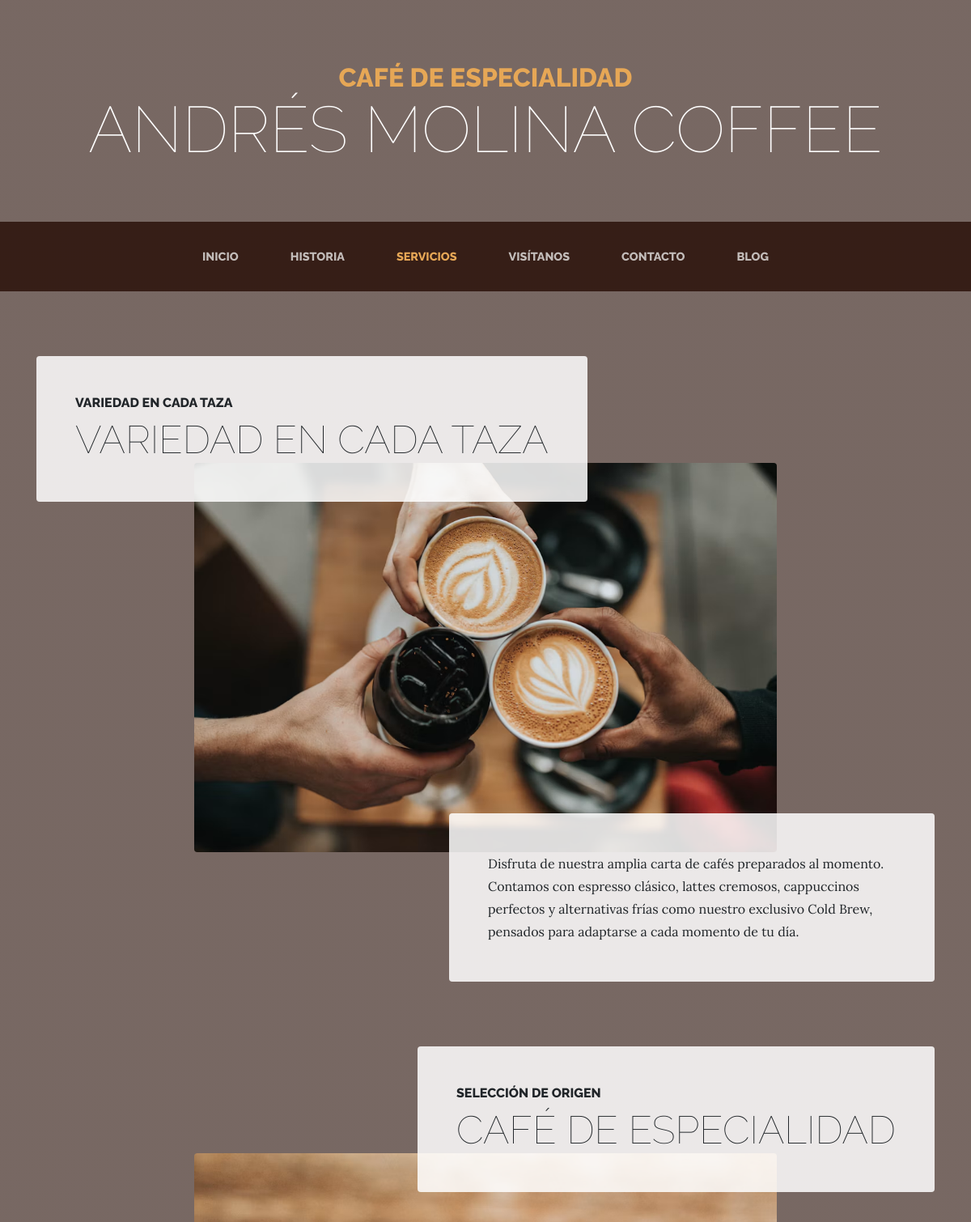
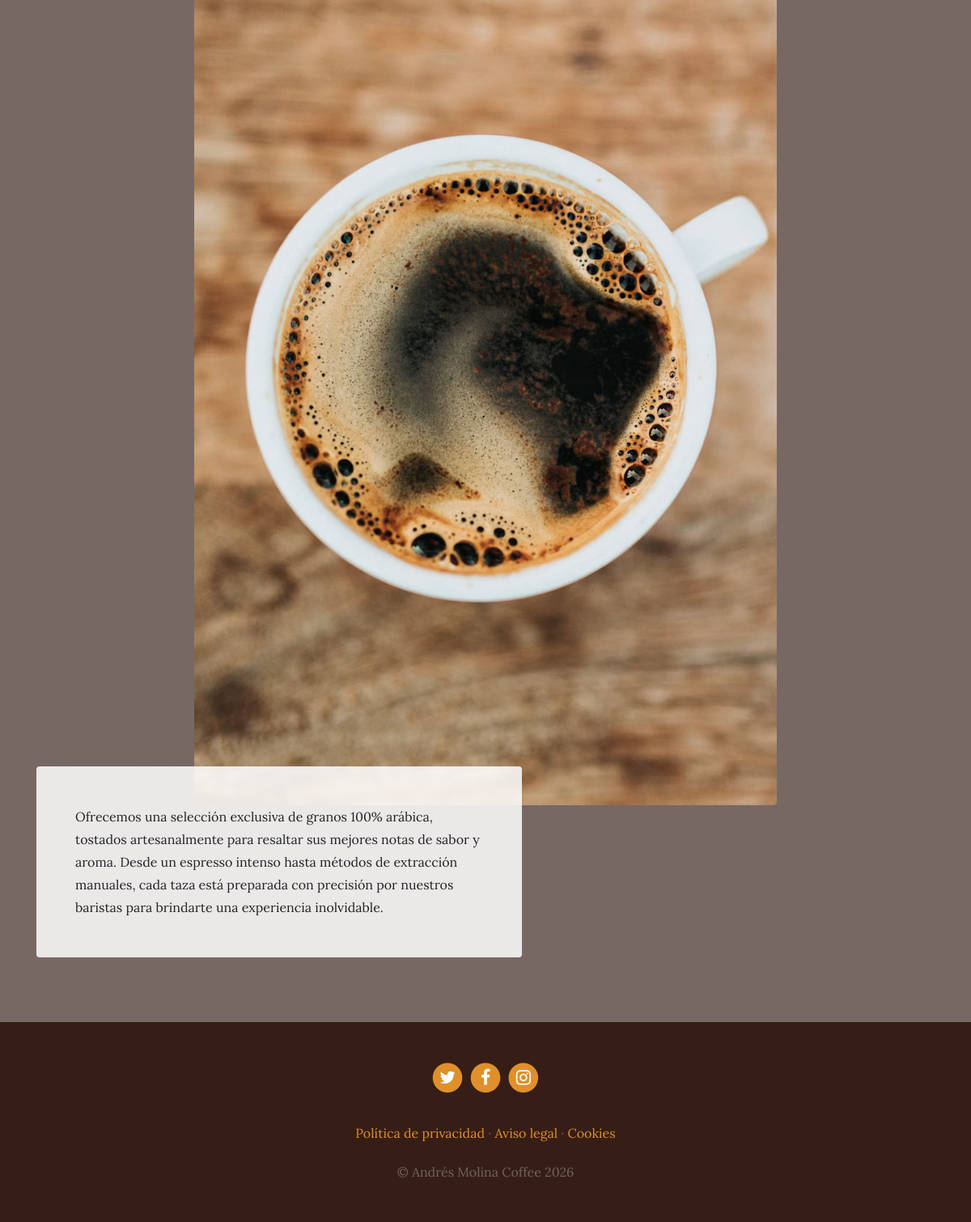
Page /services/ on the committed database (2 pictures, top to bottom).
### services/models.py (models this page shows, shortened)
class Service(models.Model):
    title = models.CharField(max_length=200, verbose_name="Título")
    subtitle = models.CharField(max_length=200, verbose_name="Subtítulo")
    content = models.TextField(verbose_name="Contenido")
    image = models.ImageField(upload_to="services", verbose_name="Imagen")
    created = models.DateTimeField(auto_now_add=True, verbose_name="Fecha de creación")
    updated = models.DateTimeField(auto_now=True, verbose_name="Fecha de edición")
    class Meta:
        verbose_name = "servicio"
        verbose_name_plural = "servicios"
        ordering = ['-created']

### pages/models.py (models this page shows, shortened)
class Page(models.Model):
    title = models.CharField(verbose_name="Título", max_length=200)
    content = models.TextField(verbose_name="Contenido")
    order = models.SmallIntegerField(verbose_name="Orden", default=0)
    created = models.DateTimeField(auto_now_add=True, verbose_name="Fecha de creación")
    updated = models.DateTimeField(auto_now=True, verbose_name="Fecha de edición")
    class Meta:
        verbose_name = "página"
        verbose_name_plural = "páginas"
        ordering = ['order', 'title']

### services/views.py (the view)
# urls.py: path('services/', include('services.urls')),
def services(request):
    services = Service.objects.all()
    return render(request, "services/services.html", {'services': services})

### pages/processors.py (called while the page is built)
def ctx_dict(request):
    ctx = {}
    ctx['pages'] = Page.objects.all()
    return ctx

### social/processors.py (called while the page is built)
def ctx_dict(request):
    ctx = {}
    links = Redsocial.objects.all()
    for link in links:
        key = link.name.lower().replace(" ", "")
        ctx[key] = link.link
    return ctx

### services/templates/services/services.html (shortened to what this page needs)
{% extends 'core/base.html' %}
{% load static %}
{% block content %}
{% for service in services %}
<section class="page-section">
  <div class="container">
    <div class="product-item">
      <div class="product-item-title d-flex">
        <div class="bg-faded p-5 d-flex {% if forloop.counter|divisibleby:2 %}ml-auto{% else %}mr-auto{% endif %} rounded">
          <h2 class="section-heading mb-0">
            <span class="section-heading-upper">{{ service.subtitle }}</span>
            <span class="section-heading-lower">{{ service.title }}</span>
          </h2>
        </div>
      </div>
      <img class="product-item-img mx-auto d-flex rounded img-fluid mb-3 mb-lg-0" src="{{ service.image.url }}" alt="{{ service.title }}">
      <div class="product-item-description d-flex {% if forloop.counter|divisibleby:2 %}mr-auto{% else %}ml-auto{% endif %}">
        <div class="bg-faded p-5 rounded">
          <p class="mb-0">{{ service.content }}</p>
        </div>
      </div>
    </div>
  </div>
</section>
{% endfor %}
{% endblock %}

### core/templates/core/base.html (shortened to what this page needs)
<!DOCTYPE html>
<html lang="es">
  <head>
    {% load static %}
    <link href="{% static 'core/vendor/bootstrap/css/bootstrap.min.css' %}" rel="stylesheet">
    <link href="{% static 'core/vendor/font-awesome/css/font-awesome.min.css' %}" rel="stylesheet" type="text/css">
    <link href="{% static 'core/css/business-casual.css' %}" rel="stylesheet">
  </head>
  <body>
    <h1 class="site-heading text-center text-white d-none d-lg-block">
      <span class="site-heading-upper text-primary mb-3">Café de Especialidad</span>
      <span class="site-heading-lower">Andrés Molina Coffee</span>
    </h1>
    <nav class="navbar navbar-expand-lg navbar-dark py-lg-4" id="mainNav">
      <div class="container">
        <div class="collapse navbar-collapse" id="navbarResponsive">
          <ul class="navbar-nav mx-auto">
            <li class="nav-item {% if request.resolver_match.url_name == 'home' %}active{% endif %} px-lg-4">
              <a class="nav-link text-uppercase text-expanded" href="{% url 'home' %}">Inicio</a>
            </li>
            <li class="nav-item {% if request.resolver_match.url_name == 'about' %}active{% endif %} px-lg-4">
              <a class="nav-link text-uppercase text-expanded" href="{% url 'about' %}">Historia</a>
            </li>
            <li class="nav-item {% if request.resolver_match.url_name == 'services' %}active{% endif %} px-lg-4">
              <a class="nav-link text-uppercase text-expanded" href="{% url 'services' %}">Servicios</a>
            </li>
            <li class="nav-item {% if request.resolver_match.url_name == 'store' %}active{% endif %} px-lg-4">
              <a class="nav-link text-uppercase text-expanded" href="{% url 'store' %}">Visítanos</a>
            </li>
            <li class="nav-item {% if request.resolver_match.url_name == 'contact' %}active{% endif %} px-lg-4">
              <a class="nav-link text-uppercase text-expanded" href="{% url 'contact' %}">Contacto</a>
            </li>
            <li class="nav-item {% if request.resolver_match.url_name == 'blog' or request.resolver_match.url_name == 'category' %}active{% endif %} px-lg-4">
              <a class="nav-link text-uppercase text-expanded" href="{% url 'blog' %}">Blog</a>
            </li>
          </ul>
        </div>
      </div>
    </nav>
    {% block content %} {% endblock %}
    <footer class="footer text-faded text-center py-5">
      <div class="container">
        <p class="m-0">
          {% if twitter %}
            <a href="{{ twitter }}" class="link" target="_blank" rel="noopener noreferrer">
              <span class="fa-stack fa-lg">
                <i class="fa fa-circle fa-stack-2x"></i>
                <i class="fa fa-twitter fa-stack-1x fa-inverse"></i>
              </span>
            </a>
          {% endif %}
          {% if facebook %}
            <a href="{{ facebook }}" class="link" target="_blank" rel="noopener noreferrer">
              <span class="fa-stack fa-lg">
                <i class="fa fa-circle fa-stack-2x"></i>
                <i class="fa fa-facebook fa-stack-1x fa-inverse"></i>
              </span>
            </a>
          {% endif %}
          {% if instagram %}
            <a href="{{ instagram }}" class="link" target="_blank" rel="noopener noreferrer">
              <span class="fa-stack fa-lg">
                <i class="fa fa-circle fa-stack-2x"></i>
                <i class="fa fa-instagram fa-stack-1x fa-inverse"></i>
              </span>
            </a>
          {% endif %}
        </p>
        <p class="m-0 mbt">
            {% for page in pages %}
              <a href="{% url 'page' page.id page.title|slugify %}" class="link">{{ page.title }}</a>{% if not forloop.last %} · {% endif %}
            {% endfor %}
        </p>
        <p class="m-0 mbt1">&copy; Andrés Molina Coffee 2026</p>
      </div>
    </footer>
  </body>
</html>

### core/static/core/css/business-casual.css (style rules this page uses)
body { font-family: 'Lora'; background: linear-gradient(rgba(47, 23, 15, 0.65), rgba(47, 23, 15, 0.65)), url("../img/bg.jpg"); background-attachment: fixed; background-position: center; background-size: cover; }
h1, h2, h3, h4, h5, h6 { font-family: 'Raleway'; }
p { line-height: 1.75; }
.text-faded { color: rgba(255, 255, 255, 0.3); }
.site-heading { margin-top: 5rem; margin-bottom: 5rem; text-transform: uppercase; line-height: 1; font-family: 'Raleway'; }
.site-heading .site-heading-upper { display: block; font-size: 2rem; font-weight: 800; }
.site-heading .site-heading-lower { font-size: 5rem; font-weight: 100; line-height: 4rem; }
.page-section { margin-top: 5rem; margin-bottom: 5rem; }
.section-heading { text-transform: uppercase; }
.section-heading .section-heading-upper { display: block; font-size: 1rem; font-weight: 800; padding-bottom:.5rem; }
.section-heading .section-heading-lower { display: block; font-size: 3rem; font-weight: 100; }
.bg-faded { background-color: rgba(255, 255, 255, 0.85); }
#mainNav { background-color: rgba(47, 23, 15, 0.9); font-family: 'Raleway'; }
#mainNav .navbar-nav .nav-item .nav-link { color: rgba(255, 255, 255, 0.7); font-weight: 800; }
#mainNav .navbar-nav .nav-item.active .nav-link { color: #e6a756; }
@media (min-width: 992px) { #mainNav .navbar-nav .nav-item .nav-link { font-size: 0.9rem; } }
@media (min-width: 992px) { .product-item .product-item-title { position: relative; z-index: 1; margin-bottom: -3rem; } }
@media (min-width: 992px) { .product-item .product-item-img { position: relative; z-index: 0; max-width: 60vw; } }
@media (min-width: 992px) { .product-item .product-item-description { position: relative; z-index: 1; margin-top: -3rem; max-width: 50vw; } }
.footer { background-color: rgba(47, 23, 15, 0.9); }
.text-primary { color: #e6a756 !important; }
.mbt { padding-top: 2rem; }
.mbt1 { padding-top: 1.25rem; }
a.link { color: #df902a; }

### rows in the picture
Service: subtitle "VARIEDAD EN CADA TAZA", title "VARIEDAD EN CADA TAZA", image (picture), content "Disfruta de nuestra amplia carta de cafés preparados al momento. Contamos con espresso clásico, lattes cremosos, cappuccinos perfectos y alternativas frías como nuestro exclusivo Cold Brew, pensados para adaptarse a cada momento de tu día."
Service: subtitle "SELECCIÓN DE ORIGEN", title "CAFÉ DE ESPECIALIDAD", image (picture), content "Ofrecemos una selección exclusiva de granos 100% arábica, tostados artesanalmente para resaltar sus mejores notas de sabor y aroma. Desde un espresso intenso hasta métodos de extracción manuales, cada taza está preparada con precisión por nuestros baristas para brindarte una experiencia inolvidable."
Page: title "Política de privacidad"
Page: title "Aviso legal"
Page: title "Cookies"
